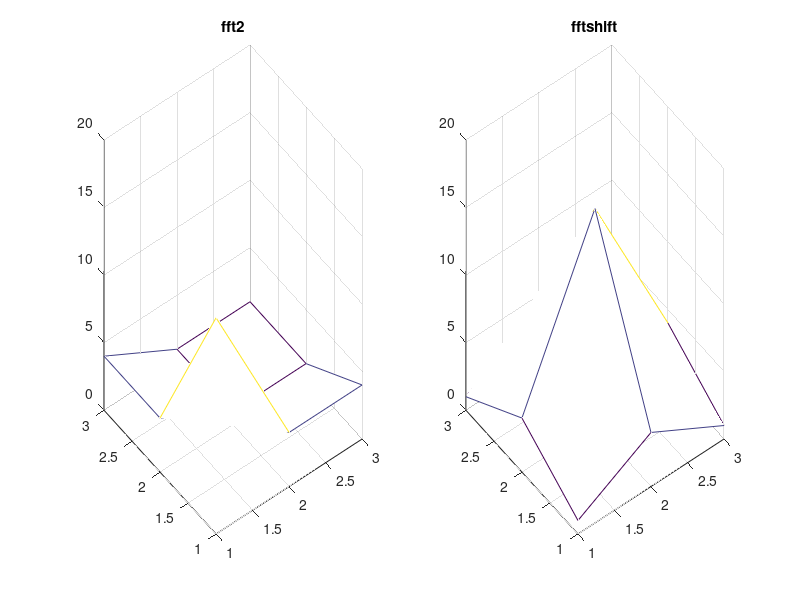

Write MATLAB code to recreate this figure.
w1 = [ 1, 2, 1; 2, 4, 2; 1, 2, 1 ];

subplot( 1, 2, 1 )
freq_resp = abs( fft2( w1 ) );
mesh( freq_resp );
title( 'fft2' );


subplot( 1,2,2 )
freq_resp_shift = abs( fftshift( fft2( w1 ) ) );
mesh( freq_resp_shift );
title( 'fftshift' );